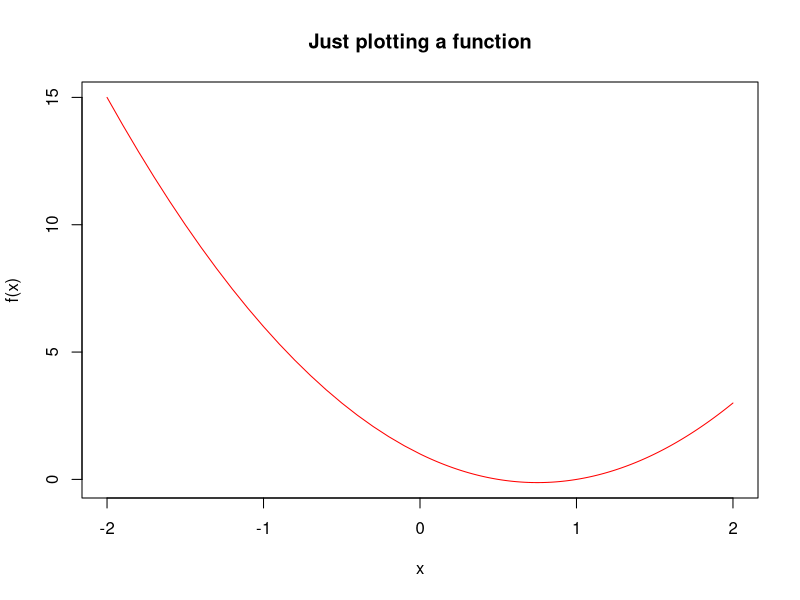

Source code (R):
# Question 1.

# 1a
students <- list(names = c('Amadeus','Rosa','Mona','Ludwig'), algebra = c(8,19,6,9), history = c(13,22,27,5), sex = c('M','F','F','M'))
students$sex <- as.factor(students$sex)

# 1b
femalesWhoPassedAlgebra <- (students$sex == 'F' & students$algebra>=10)
students$names[femalesWhoPassedAlgebra]

# 1c
continueProgramme <- (students$algebra>=10 & students$history>=10) | (students$algebra + students$history > 20)
students$names[continueProgramme]

# Question 2.

# 2a
myVector <- c(4,2,5,2)
myProduct <- 1
for (i in myVector){
  myProduct <- myProduct * i
}

# 2b
evenNumbers <- seq(2,14, by = 2)
for (i in evenNumbers){
  if (i>9) print(i)
}

# 2c
number <- 514
count <- 0
while (number>34){
  count <- count + 1
  number <- number / 2
}
print(count)


# Question 3.

# 3a
areaFunc <- function(r){
  area <- pi*r^2
  return(area)
}
areaFunc(r=2)

# 3b
randomDraws <- rexp(n = 10000, rate = 1/3)
areaSim <- areaFunc(randomDraws)
sum(areaSim > 50) / 10000

# Question 4.

# 4a
attach(attitude)
regModel <- lm(rating ~ complaints + raises + critical)
summary(regModel)

# 4b
X <- cbind(1, complaints, raises, critical)
y <- rating
betaHat <- solve(t(X) %*% X) %*% t(X) %*% y


# Question 5

# 5a
x <- rep(seq(0,2),4)

# 5b
y <- x[x>=1]

# 5c
xValues <- c(seq(-2,0,by = 0.1), seq(0.01,2, by = 0.01))
yValues <- 2*xValues^2 -3*xValues + 1
plot(xValues,yValues, col = 'red', type = "l", xlab = "x", ylab = 'f(x)', main = 'Just plotting a function')
